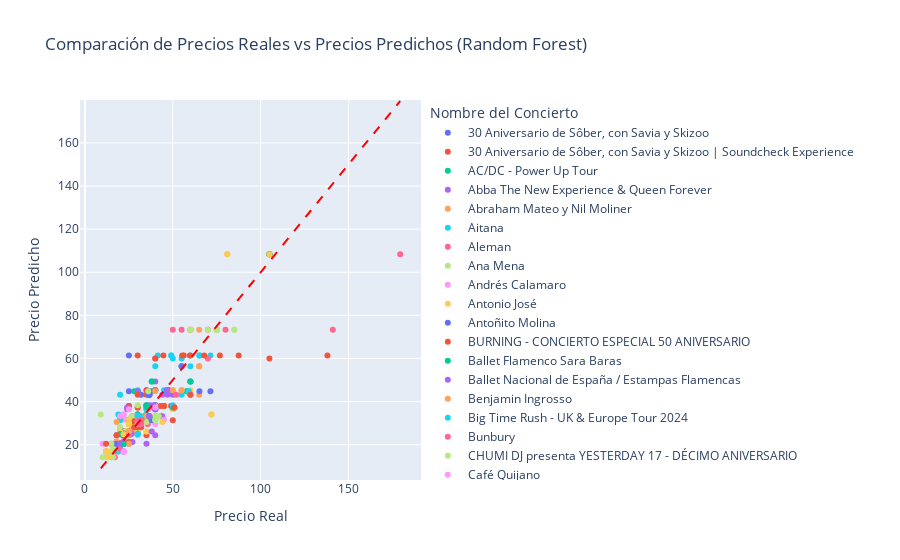

The cell this chart's notebook holds for it:
### Code cell
import pandas as pd
from sklearn.ensemble import RandomForestRegressor
import plotly.express as px

# Define el modelo con los parámetros encontrados mediante GridSearchCV
best_model_random = DecisionTreeRegressor(min_samples_split=30, min_samples_leaf=5,max_depth=45,random_state=RANDOM_STATE)

# Entrena el modelo con tus datos
best_model_random.fit(X, y)

# Realiza predicciones con el modelo entrenado
predicciones = best_model_random.predict(X)

# Crea un DataFrame con los precios reales, predichos y el nombre del concierto
df = pd.DataFrame({'Nombre del Concierto': datos1['name'], 'Precio Real': y, 'Precio Predicho': predicciones})

# Crea un scatter plot interactivo con Plotly
fig = px.scatter(df, x='Precio Real', y='Precio Predicho', color='Nombre del Concierto',
                 title='Comparación de Precios Reales vs Precios Predichos (Random Forest)',
                 labels={'Precio Real': 'Precio Real', 'Precio Predicho': 'Precio Predicho'})

# Agrega una línea diagonal que representa la igualdad entre los precios reales y predichos
fig.add_shape(type='line',
              x0=df['Precio Real'].min(), y0=df['Precio Real'].min(),
              x1=df['Precio Real'].max(), y1=df['Precio Real'].max(),
              line=dict(color='red', width=2, dash='dash'))

# Mostrar el scatter plot interactivo
fig.show()
